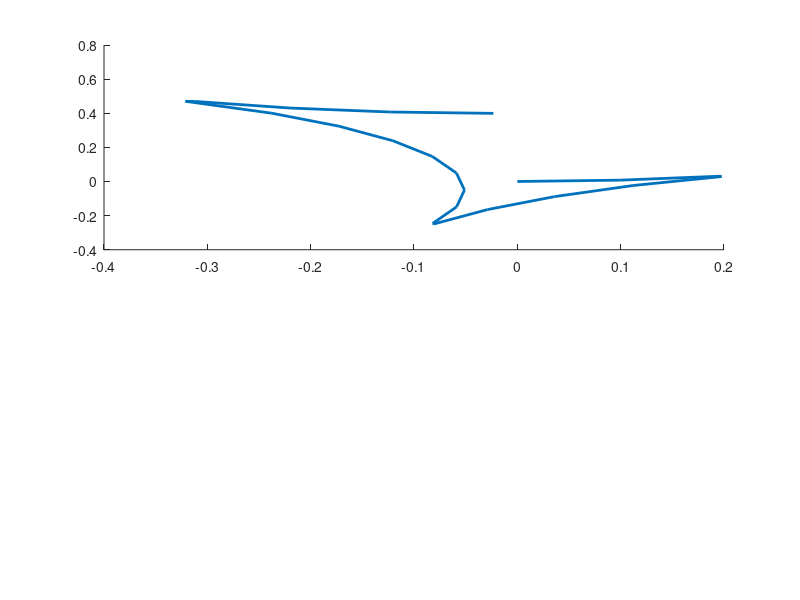

Reproduce this figure in MATLAB. (Note: this script raises an error after producing the figure.)
clf 
path = "/Users/djoroya/Documents/GitHub/SHE-ControlTheory-slides/videos";
Nt = 21;
tspan = linspace(0,pi,Nt);
dt = tspan(2)-tspan(1);
ft = sin(6*tspan) + cos(3*tspan+0.5);
ft = sign(ft);

f = @(t) interp1(tspan,ft,t);

dyn = @(t,x) (2/pi)*f(t)*[ cos(t); sin(t)];

x0 = [0;0];

[~,xt] = ode45(dyn,tspan,x0);


xT = (2/pi)*trapz(tspan,cos(tspan).*ft);
yT = (2/pi)*trapz(tspan,sin(tspan).*ft);

figure('Units','norm','pos',[0 0 0.5 0.5])
clf
subplot(2,1,1)
hold on
plot(xt(:,1),xt(:,2),'LineWidth',2)

yline(0)
xline(0)

iplot = plot(xt(1,1),xt(1,2),'Marker','.','MarkerSize',18);

xlim([-0.5 0.5])
ylim([-0.5 0.8])

title("Sistema dinámico","Interpreter","latex")
xlabel('$\alpha_1$','Interpreter','latex','FontSize',21)
ylabel('$\beta_1$','Interpreter','latex','FontSize',21)


subplot(2,2,3)
hold on
yline(-1,'g','LineWidth',1)
yline(1,'r','LineWidth',1)

plot(tspan,ft,'LineWidth',2,'Marker','.','MarkerSize',20);

jplot =plot(tspan(1),ft(1),'Marker','.','MarkerSize',18);

title("Control")
xlabel("\tau",'FontSize',21)
ylabel("$f(\tau)$",'Interpreter','latex','FontSize',21)
ylim([-1.5 1.5])
xlim([0 pi])

subplot(2,2,4)


bar([1,2],[xT,yT]);
title('Coeficientes de Fourier')
xticklabels({'\alpha_1','\beta_1'})
ylim([-0.3  0.6])
%%

subplot(2,1,1)
cla
hold on
plot(xt(end,1)-xt(:,1),xt(end,2) - xt(:,2),'LineWidth',2,'Marker','o')

p1plot = plot([ xt(end,1) - xt(1,1),xt(end,1) - xt(1,1) -  dt*(2/pi)*ft(1)*cos(tspan(1))] , ...
                 [ xt(end,2) - xt(1,2),xt(end,2) - xt(1,2) -  dt*(2/pi)*ft(1)*sin(tspan(1))],'r','LineWidth',2);

p2plot = plot([ xt(end,1) - xt(1,1),xt(end,1) - xt(1,1) +  dt*(2/pi)*ft(1)*cos(tspan(1))] , ...
              [ xt(end,2) - xt(1,2),xt(end,2) - xt(1,2) +  dt*(2/pi)*ft(1)*sin(tspan(1))],'g','LineWidth',2);

yline(0)
xline(0)

iplot = plot(xt(end,1)-xt(1,1),xt(end,2)-xt(1,2),'Marker','.','MarkerSize',18);

xlim([-0.5 0.5])
ylim([-0.5 0.8])

title("Sistema dinámico","Interpreter","latex")
xlabel('$\alpha_1$','Interpreter','latex','FontSize',21)
ylabel('$\beta_1$','Interpreter','latex','FontSize',21)


v = VideoWriter(fullfile(path,'peaks-rev-fewnt'),'MPEG-4');
v.FrameRate = 0.8;
open(v);
%
%
for it = 1:Nt
   iplot.XData = xt(end,1) - xt(it,1); 
   iplot.YData = xt(end,2) - xt(it,2);
   
   jplot.XData = tspan(it);
   jplot.YData = ft(it);
   %
   p1plot.XData = [ xt(end,1) - xt(it,1),xt(end,1) - xt(it,1) -  dt*(2/pi)*cos(tspan(it))];
   p1plot.YData = [ xt(end,2) - xt(it,2),xt(end,2) - xt(it,2) -  dt*(2/pi)*sin(tspan(it))];
  
   p2plot.XData = [ xt(end,1) - xt(it,1),xt(end,1) - xt(it,1) +  dt*(2/pi)*cos(tspan(it))];
   p2plot.YData = [ xt(end,2) - xt(it,2),xt(end,2) - xt(it,2) +  dt*(2/pi)*sin(tspan(it))];
   
   title("Sistema dinámico | t = "+it,"Interpreter","latex")

     if true
    frame = getframe(gcf);
    writeVideo(v,frame);
   else
     pause(0.2)  
   end
end
close(v);